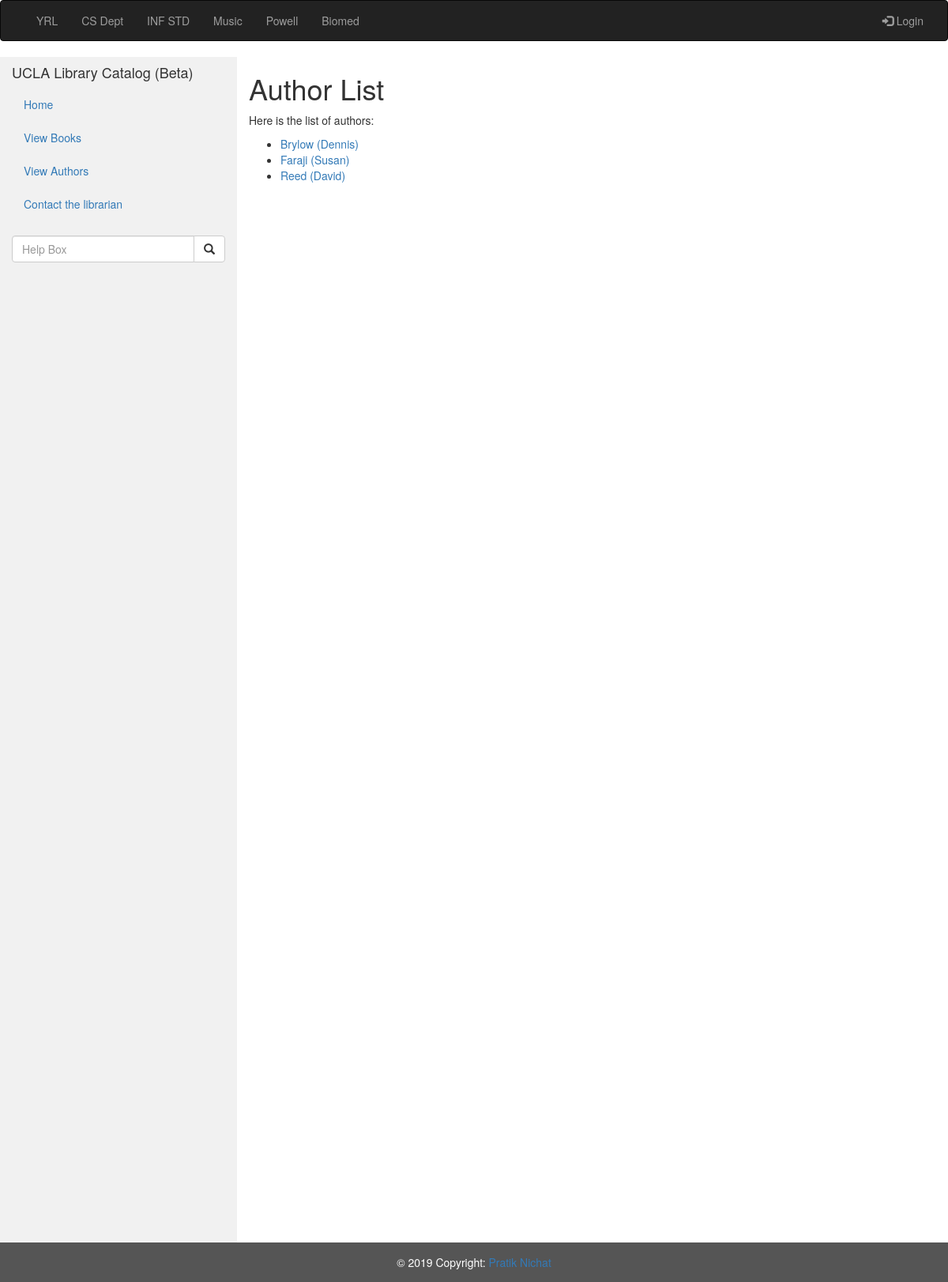
Screenshot of /catalog/authors/ with the database file from the repository.
### catalog/models.py (models this page shows)
class Author(models.Model):
    first_name = models.CharField(max_length=100)
    last_name = models.CharField(max_length=100)
    date_of_birth = models.DateField(null=True, blank=True)
    date_of_death = models.DateField('Died', null=True, blank=True)
    class Meta:
        ordering = ['last_name', 'first_name']
    def get_absolute_url(self):
        return reverse('author-detail', args=[str(self.id)])
    def __str__(self):
        return '{0} ({1})'.format(self.last_name,self.first_name)

### catalog/views.py (the view)
# urls.py: path('authors/', views.AuthorListView.as_view(), name='authors'),
class AuthorListView(generic.ListView):
	model = Author

### catalog/templates/catalog/author_list.html
{% extends "base.html" %}
{% block content %}
	<h1>Author List</h1>
	<p>Here is the list of authors:</p>
	{% if author_list %}
	<ul>
		{% for author in author_list %}
		<li>
			<a href="{{author.get_absolute_url}}">
				{{author}}
			</a>
		</li>
		{% endfor %}
	</ul>
	{% else %}
	<p>Please try again in a short while.</p>
	{% endif %}
{% endblock %}

### rows the page displays
Author: last_name+first_name "Brylow (Dennis)"
Author: last_name+first_name "Faraji (Susan)"
Author: last_name+first_name "Reed (David)"
